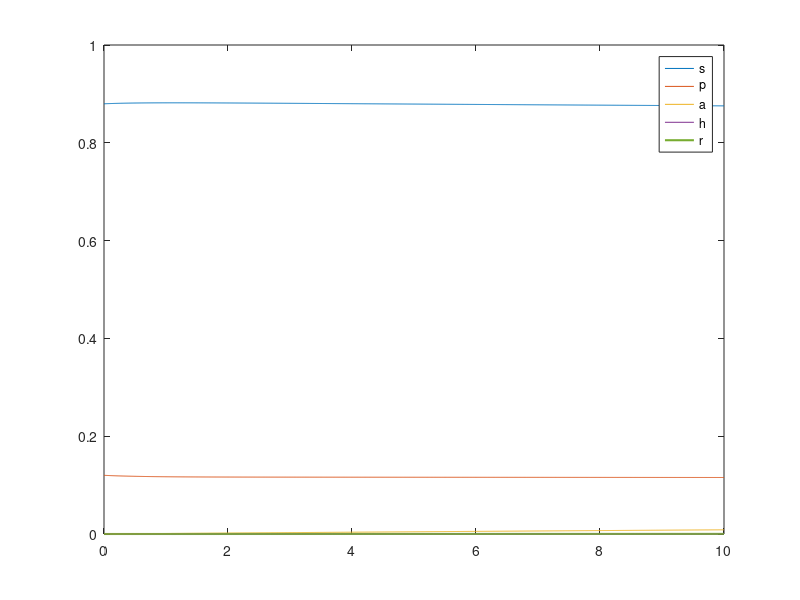
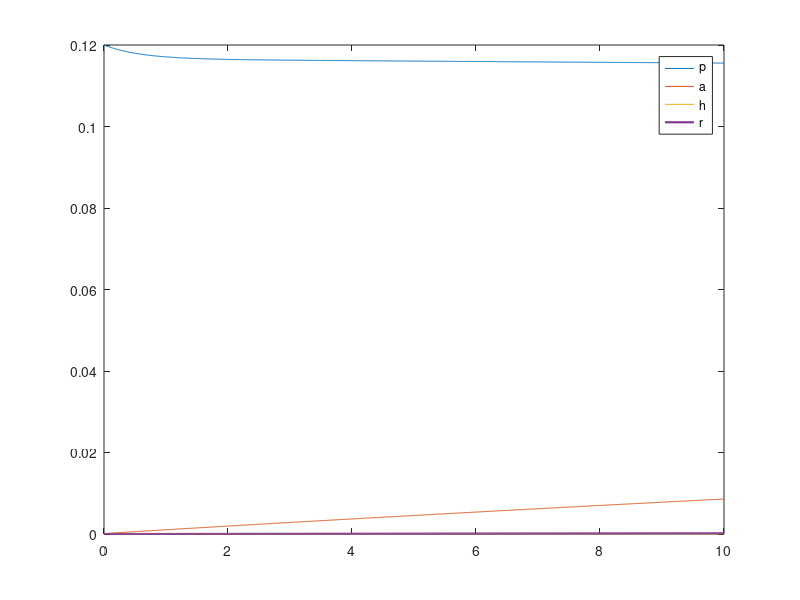
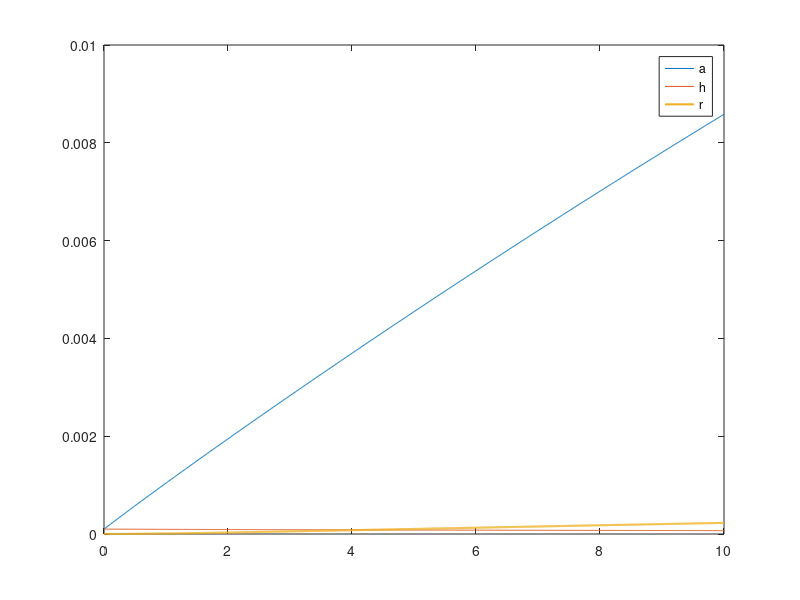
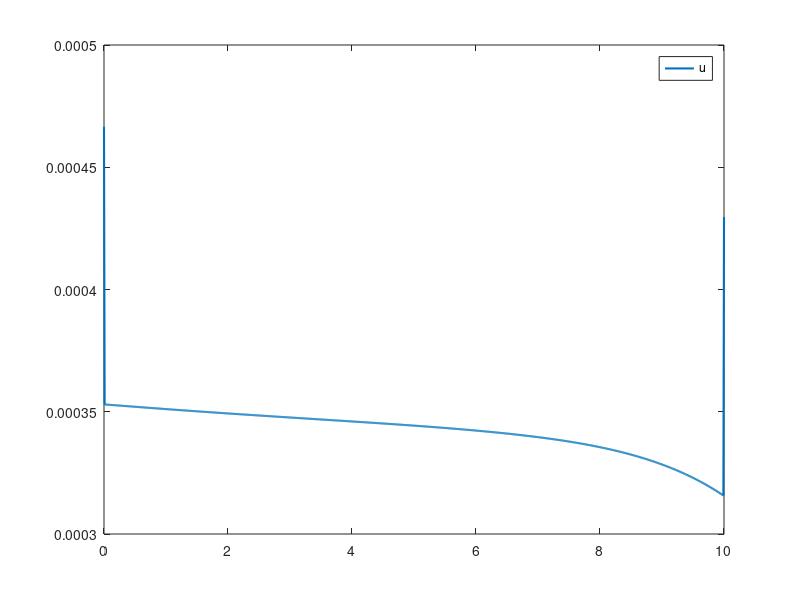

MATLAB code to generate these figures, in order:
clc
clear
close all

%% Read results from file

fileID=fopen('UcontrolVProf.txt','r');
formatSpec='%f %f %f %f %f %f %f';
xsize=[7 Inf];
x=fscanf(fileID,formatSpec,xsize);
x=x';

t = x(:, 1); 
s = x(:, 2); 
p = x(:, 3); 
a = x(:, 4); 
h = x(:, 5);
r = x(:, 6); 
u = x(:, 7);  % control

%% Making sure S+P+A+H+R=1
erro1 = mean(sum(x(:,2:6),2) - ones(size(x(:,2:6),1),1));
fprintf("Erro:%d\n",erro1)

%% Plots
figure; 
plot(t, s, t, p, t, a, t, h, t, r, 'LineWidth',1.5); 
legend('s', 'p', 'a', 'h', 'r'); 

figure; 
plot(t, p, t, a, t, h, t, r, 'LineWidth',1.5); 
legend('p', 'a', 'h', 'r');

figure; 
plot(t, a, t, h, t, r, 'LineWidth',1.5); 
legend('a', 'h', 'r');

figure; 
plot(t, u, 'LineWidth',1.5); 
legend('u');

